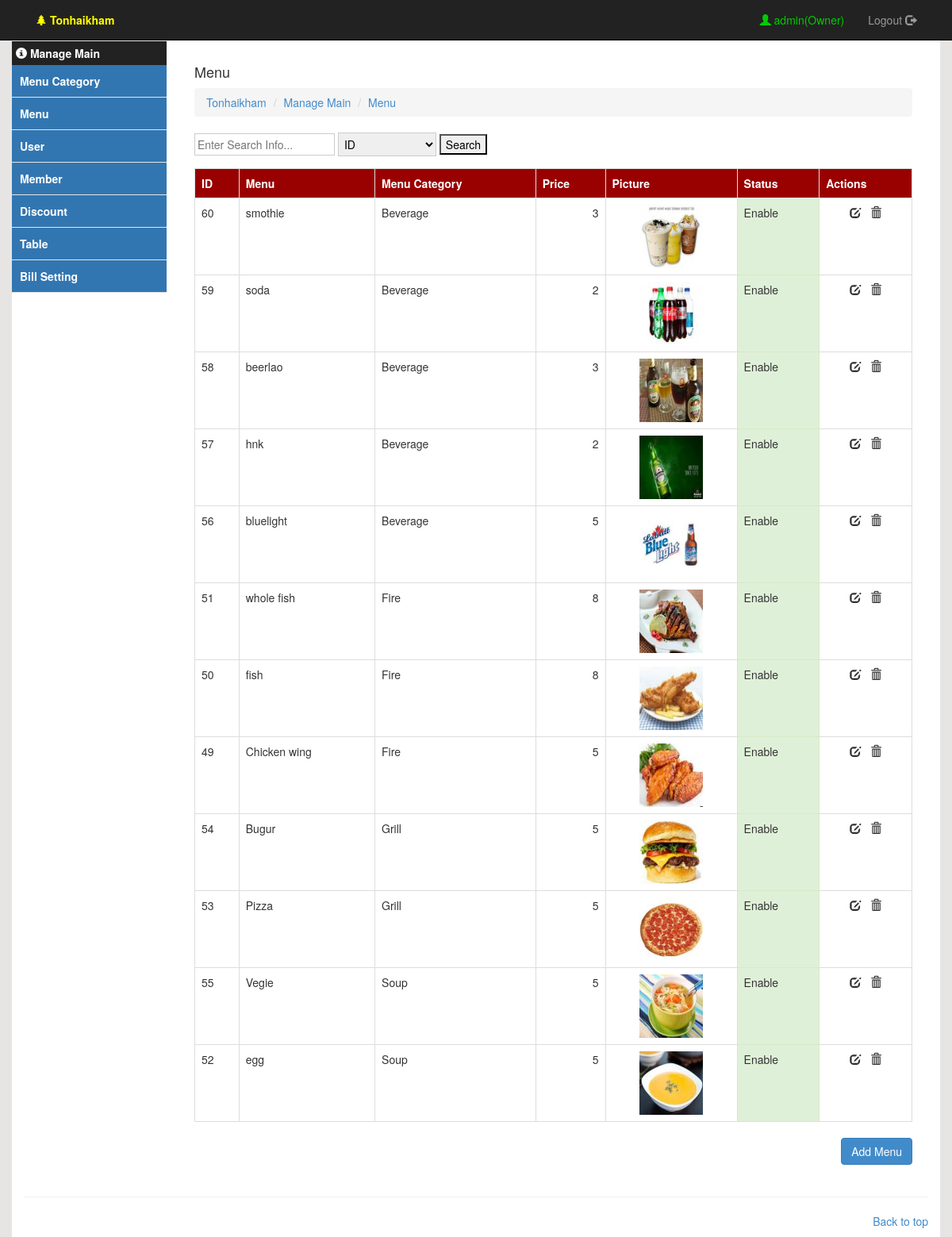
Page /main_manage.php?page=menu (signed in) on the committed database.
### tables this page shows
CREATE TABLE `menu` (
  `menu_id` int(11) NOT NULL,
  `menu_cate_id` int(11) NOT NULL,
  `menu_name` varchar(300) NOT NULL,
  `menu_price` varchar(10) NOT NULL,
  `menu_img` varchar(50) NOT NULL,
  `menu_status` varchar(1) NOT NULL DEFAULT '0'
);

CREATE TABLE `menu_category` (
  `menu_cate_id` int(11) NOT NULL,
  `menu_cate_name` varchar(50) NOT NULL
);

### includes/functions/functions.inc.php (called while the page is built, shortened)
<?php
function user_role($str) {
    $role[1] = "Owner";
    $role[2] = "Cashier";
    $role[3] = "Cook";
    $role[4] = "Waiter";
    return $role[$str];
}

### includes/libraries/database.class.php (called while the page is built, shortened)
<?php
class Database {
    private $connection;
    private $hostname;
    private $username;
    private $password;
    public function __construct() {
        $this->hostname = DATABASE_HOST;
        $this->username = DATABASE_USER;
        $this->password = DATABASE_PASSWORD;
        $this->database = DATABASE_NAME;
    }
    public function openConnection() {
        $this->connection = mysql_connect($this->hostname, $this->username, $this->password);
    }
    public function executeStatement($statement) {
        $result = mysql_query($statement, $this->connection) or die(mysql_error());
        return $result;
    }
    public function executeSql($sql) {
        $result = $this->executeStatement($sql);
        $dataset = array();
        while ($row = mysql_fetch_object($result)) {
            $dataset[] = $row;
        }
        return $dataset;
    }
}

### includes/templates/view/menu.php (the view, shortened to what this page needs)
<?php
if (isset($_GET['search_type'])) {
    $txt_search = mysql_real_escape_string(trim($_REQUEST['search_txt']));
    $type_search = mysql_real_escape_string(trim($_REQUEST['search_type']));
    $type_search_arr['ID'] = "WHERE `menu`.menu_id LIKE '%$txt_search%' ";
    $type_search_arr['Menu'] = "WHERE `menu`.menu_name LIKE '%$txt_search%' ";
    $type_search_arr['Menu Category'] = "WHERE `menu_category`.menu_cate_name LIKE '%$txt_search%' ";
    $type_search_arr['Price'] = "WHERE `menu`.menu_price LIKE '%$txt_search%' ";
    $type_search_arr['Status'] = "WHERE `menu`.menu_status LIKE '%$txt_search%' ";
    $sql_menu = "SELECT `menu`.*, `menu_category`.menu_cate_name FROM `menu`
        INNER JOIN `menu_category` ON `menu_category`.`menu_cate_id` = `menu`.`menu_cate_id`
        " . $type_search_arr[$type_search] . " ORDER BY `menu_category`.`menu_cate_name` ASC ";
} else {
    $sql_menu = "SELECT `menu`.*, `menu_category`.menu_cate_name FROM `menu`
        INNER JOIN `menu_category` ON `menu_category`.`menu_cate_id` = `menu`.`menu_cate_id`
        ORDER BY `menu_category`.`menu_cate_name` ASC ";
}
$menu_detail_arr = $database->executeSql($sql_menu);
?>
<div style="padding: 20px;">
    <h4>Menu</h4>
    <ol class="breadcrumb" style="margin-bottom: 5px;">
         <li><a href="backoffice.php">Tonhaikham</a></li>
        <li><a href="main_manage.php">Manage Main</a></li>
        <li><a href="main_manage.php?page=menu">Menu</a></li>
    </ol>
    <div class="row">
        <div style="padding: 15px;">
                <form action="main_manage.php" method="GET" id="frm_search">
                <input type="text" placeholder="Enter Search Info..." id="search_txt" name="search_txt" style="border: 1px solid #cccccc;padding: 3px;">
                <select name="search_type" style="border: 1px solid #cccccc;padding: 3px;" id="search_type">
                    <option value="ID">ID</option>
                </select>
                <input type="submit" value="Search">
            </form>
        </div>
    </div>
    <div class="table-responsive box-bf-content" style="overflow: auto">
        <table class="table table-bordered">
            <tr style="background-color: #990000;color: white">
                <th>ID</th>
                <th>Menu</th>
                <th>Menu Category</th>
                <th>Price</th>
                <th>Picture</th>
                <th>Status</th>
                <th>Actions</th>
            </tr>
            <?php
            foreach ($menu_detail_arr as $menu_detail_value) {
                ?>
                <tr data-id='<?= $menu_detail_value->menu_id ?>'>
                    <td><?= $menu_detail_value->menu_id ?></td>
                    <td><?= $menu_detail_value->menu_name ?></td>
                    <td><?= $menu_detail_value->menu_cate_name ?></td>
                    <td style="text-align: right"><?= number_format($menu_detail_value->menu_price) ?></td>
                    <?php
                    $menu_img = "img_product/" . $menu_detail_value->menu_img;
                    ?>
                    <td style="text-align: center"><img src="<?= $menu_img ?>" style="width: 80px;height: 80px;"></td>
                    <?php
                    if ($menu_detail_value->menu_status == 2) {
                        echo "<td class='success'>Enable";
                    } else {
                        echo "<td class='danger'>Disable";
                    }
                    ?>
                    </td>
                    <td style="text-align: center"><span class="glyphicon glyphicon-edit btn-menu-ed" data-toggle="modal" data-target="#this_modal"></span>&nbsp;&nbsp;&nbsp;<span class="glyphicon glyphicon-trash btn-menu-del"></span></td>
                </tr>
                <?php
            }
            ?>
        </table>
    </div>
    <div style="text-align: right">
        <button class="btn btn-primary" id="btn-pop-addmenu" data-toggle="modal" data-target="#this_modal">Add Menu</button>
    </div>
</div>

### main_manage.php (shortened to what this page needs)
<?php
$sys_user = $_SESSION["sess_user"];
$sys_user_role = $_SESSION["sess_user_role"];
$database = new Database();
?>
<!DOCTYPE html>
<html lang="en">
    <head>
        <link rel="stylesheet" type="text/css" href="plugin/datetime/src/DateTimePicker.css" />
        <link href="dist/css/bootstrap.css" rel="stylesheet">
        <link href="css/default.css" rel="stylesheet">
    </head>
    <body style="background-color: #E7E4E4;">
        <?php
        include TEMPLATE_PATH . 'nav_bar_1.php';
        ?>
        <div class="container" style="background-color: white;">
            <div class="row" style="min-height: 400px;">
                <div class="col-lg-2" style="background-color: #3276B1;color: white;font-weight: bold;padding-left: 0px;padding-right: 0px;">
                    <div style="background-color: #222222;padding: 5px;color: white;border-top: 1px solid #E7E4E4;"> <span class="glyphicon glyphicon-info-sign"></span>  Manage Main </div>
                    <?php
                    if ($sys_user_role == 1) {
                        ?>
                        <div style="border-bottom: 1px solid #E7E4E4;padding: 10px;"><a style="color: white" href="main_manage.php?page=menu_type">Menu Category</a></div>
                        <div style="border-bottom: 1px solid #E7E4E4;padding: 10px;"><a style="color: white" href="main_manage.php?page=menu">Menu </a></div>
                        <div style="border-bottom: 1px solid #E7E4E4;padding: 10px;"><a style="color: white" href="main_manage.php?page=user">User</a></div>
                        <div style="border-bottom: 1px solid #E7E4E4;padding: 10px;"><a style="color: white" href="main_manage.php?page=member">Member</a></div>
                        <div style="border-bottom: 1px solid #E7E4E4;padding: 10px;"><a style="color: white" href="main_manage.php?page=discount">Discount</a></div>
                        <div style="border-bottom: 1px solid #E7E4E4;padding: 10px;"><a style="color: white" href="main_manage.php?page=table">Table</a></div>
                        <div style="border-bottom: 1px solid #E7E4E4;padding: 10px;"><a style="color: white" href="main_manage.php?page=bill_setting">Bill Setting</a></div>
                        <?php
                    } else if ($sys_user_role == 2) {
                        ?>
                        <div style="border-bottom: 1px solid #E7E4E4;padding: 10px;"><a style="color: white" href="main_manage.php?page=member">Member</a></div>
                        <?php
                    }
                    ?>
                </div>
                <div class="col-lg-10" >
                    <?php
                    if (isset($_REQUEST['page'])) {
                        if ($sys_user_role == "2" && $_REQUEST['page'] != "member") {
                            include './includes/templates/view/page_not_found.php';
                        } else {
                            if (file_exists('./includes/templates/view/' . $_REQUEST['page'] . '.php')) {
                                include './includes/templates/view/' . $_REQUEST['page'] . '.php';
                            } else {
                                include './includes/templates/view/page_not_found.php';
                            }
                        }
                    } else {
                        echo "<div style='text-align:center'><br><br><h3>Welcome to main manage</h3><br><img src='img_project/main.png'></div>";
                    }
                    ?>
                </div>
            </div>
            <hr class="featurette-divider">
            <footer>
                <p class="pull-right"><a href="#">Back to top</a></p>
            </footer>
        </div>
    </body>
</html>

### includes/templates/nav_bar_1.php
<div class="navbar-wrapper">
    <div class="navbar navbar-inverse navbar-static-top">
        <div class="container">
            <ul class="nav navbar-nav">
                <li><a href="backoffice.php" style="color: yellow"><b><span class="glyphicon glyphicon-tree-conifer"></span> Tonhaikham</b></a></li>
            </ul>
            <ul class="nav navbar-nav navbar-right">
                <li>
                    <a style="color: #00cc00"><span class="glyphicon glyphicon-user"></span> <?= $sys_user . "(" . user_role($sys_user_role) . ")" ?></a>
                </li>
                <li>
                    <a class="btn_logout">Logout <span class="glyphicon glyphicon-log-out"></span></a>
                </li>
            </ul>
        </div>
    </div>
</div>

### css/default.css (style rules this page uses)
.navbar { margin: 0px; }

### main_manage.php (style rules this page uses)
.glyphicon-trash, .glyphicon-edit { cursor: pointer; }

### rows in the picture
menu: menu_id "60", menu_name "smothie", menu_cate.menu_cate_name "Beverage", menu_price "3", menu_img (picture), menu_status "Enable"
menu: menu_id "59", menu_name "soda", menu_cate.menu_cate_name "Beverage", menu_price "2", menu_img (picture), menu_status "Enable"
menu: menu_id "58", menu_name "beerlao", menu_cate.menu_cate_name "Beverage", menu_price "3", menu_img (picture), menu_status "Enable"
menu: menu_id "57", menu_name "hnk", menu_cate.menu_cate_name "Beverage", menu_price "2", menu_img (picture), menu_status "Enable"
menu: menu_id "56", menu_name "bluelight", menu_cate.menu_cate_name "Beverage", menu_price "5", menu_img (picture), menu_status "Enable"
menu: menu_id "51", menu_name "whole fish", menu_cate.menu_cate_name "Fire", menu_price "8", menu_img (picture), menu_status "Enable"
menu: menu_id "50", menu_name "fish", menu_cate.menu_cate_name "Fire", menu_price "8", menu_img (picture), menu_status "Enable"
menu: menu_id "49", menu_name "Chicken wing", menu_cate.menu_cate_name "Fire", menu_price "5", menu_img (picture), menu_status "Enable"
menu: menu_id "54", menu_name "Bugur", menu_cate.menu_cate_name "Grill", menu_price "5", menu_img (picture), menu_status "Enable"
menu: menu_id "53", menu_name "Pizza", menu_cate.menu_cate_name "Grill", menu_price "5", menu_img (picture), menu_status "Enable"
menu: menu_id "55", menu_name "Vegie", menu_cate.menu_cate_name "Soup", menu_price "5", menu_img (picture), menu_status "Enable"
menu: menu_id "52", menu_name "egg", menu_cate.menu_cate_name "Soup", menu_price "5", menu_img (picture), menu_status "Enable"

### other values in the picture
$sys_user "admin"
user_role($sys_user_role) "Owner"
